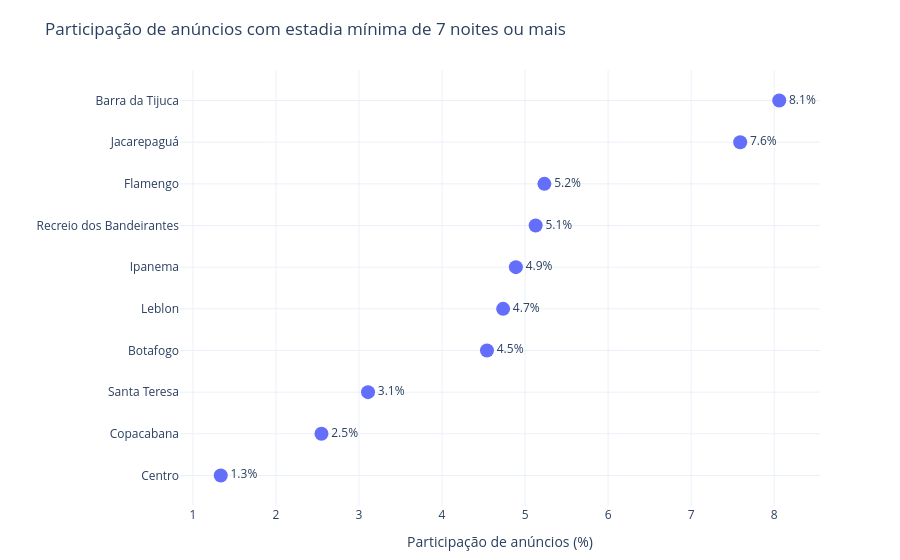

Source (notebook cell):
### Markdown cell above
### Gráfico 4 — *Participação de anúncios com estadia mínima de 7 noites ou mais*

**Justificativa do tipo:** *O gráfico de barras horizontais foi escolhido porque o objetivo é comparar uma proporção específica entre bairros. O ordenamento das barras facilita identificar quais áreas apresentam maior participação relativa de anúncios com exigência de permanência mais longa.*  
**Decisões de tratamento:** *Foi criada uma variável binária separando anúncios com estadia mínima inferior a 7 noites daqueles que exigem 7 noites ou mais. A análise é apresentada em percentual, e não em quantidade absoluta, para tornar comparáveis bairros com volumes diferentes de anúncios. O corte de 7 noites foi utilizado como uma forma simples e interpretável de distinguir anúncios que exigem pelo menos uma semana de permanência, sem assumir que isso represente necessariamente aluguel de longa duração.*

### Code cell
df_min["estadia_7_mais"] = df_min["minimum_nights"] >= 7

longa_bairro = (
    df_min
    .groupby("neighbourhood_cleansed", as_index=False)
    .agg(
        percentual_7_mais=("estadia_7_mais", "mean"),
        anuncios=("minimum_nights", "size")
    )
)

longa_bairro["percentual_7_mais"] *= 100

longa_bairro = longa_bairro.sort_values(
    "percentual_7_mais",
    ascending=True
)

fig4 = px.scatter(
    longa_bairro,
    x="percentual_7_mais",
    y="neighbourhood_cleansed",
    text="percentual_7_mais",
    labels={
        "percentual_7_mais": "Anúncios com estadia mínima de 7+ noites (%)",
        "neighbourhood_cleansed": "Bairro"
    },
    title="Participação de anúncios com estadia mínima de 7 noites ou mais"
)

fig4.update_traces(
    marker=dict(size=14),
    texttemplate="%{text:.1f}%",
    textposition="middle right"
)

fig4.update_layout(
    template="plotly_white",
    xaxis_title="Participação de anúncios (%)",
    yaxis_title="",
    showlegend=False,
    margin=dict(l=20, r=80, t=70, b=40)
)

fig4.update_yaxes(
    categoryorder="total ascending"
)

fig4.show()

### Figure 1 — Plotly figure (JSON) as saved in the notebook; plotly's stock layout.template omitted (floating-point values rounded to 4 significant figures)
{"data": [{"hovertemplate": "Anúncios com estadia mínima de 7+ noites (%)=%{text}<br>Bairro=%{y}<extra></extra>", "legendgroup": "", "marker": {"color": "#636efa", "size": 14, "symbol": "circle"}, "mode": "markers+text", "name": "", "orientation": "h", "showlegend": false, "text": [1.335, 2.548, 3.109, 4.541, 4.736, 4.889, 5.127, 5.233, 7.59, 8.061], "textposition": "middle right", "texttemplate": "%{text:.1f}%", "type": "scatter", "x": [1.335, 2.548, 3.109, 4.541, 4.736, 4.889, 5.127, 5.233, 7.59, 8.061], "xaxis": "x", "y": ["Centro", "Copacabana", "Santa Teresa", "Botafogo", "Leblon", "Ipanema", "Recreio dos Bandeirantes", "Flamengo", "Jacarepaguá", "Barra da Tijuca"], "yaxis": "y"}], "layout": {"legend": {"tracegroupgap": 0}, "margin": {"b": 40, "l": 20, "r": 80, "t": 70}, "showlegend": false, "title": {"text": "Participação de anúncios com estadia mínima de 7 noites ou mais"}, "xaxis": {"anchor": "y", "domain": [0, 1], "title": {"text": "Participação de anúncios (%)"}}, "yaxis": {"anchor": "x", "categoryorder": "total ascending", "domain": [0, 1], "title": {"text": ""}}}}
